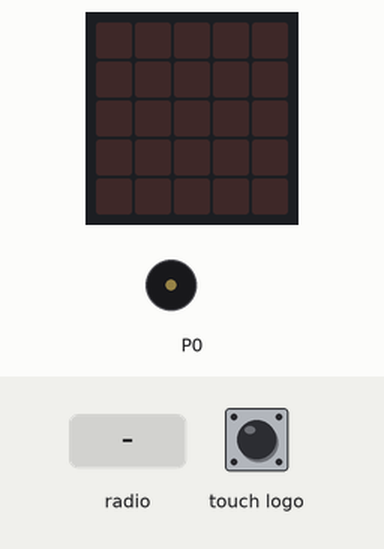
This program was run on a simulated BBC micro:bit (MakeCode). Parts: the board's 5×5 LED display, buzzer (waves = sounding). Inputs (shaded band) come from the test bench. No radio messages arrive unless stated (any console line starting 'radio sent:' is added by the test bench); what the program prints to the serial console is not drawn.

Above: at 1.2 s.
1.3 s: radio message "0" arrives
At 1.5 s:
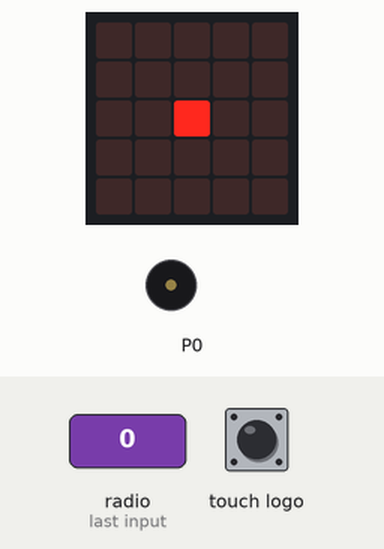
3.3 s: radio message "2" arrives
At 3.5 s:
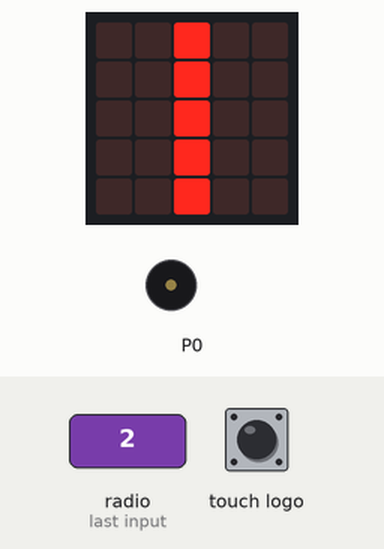
5.2 s: radio message "3" arrives
At 5.4 s:
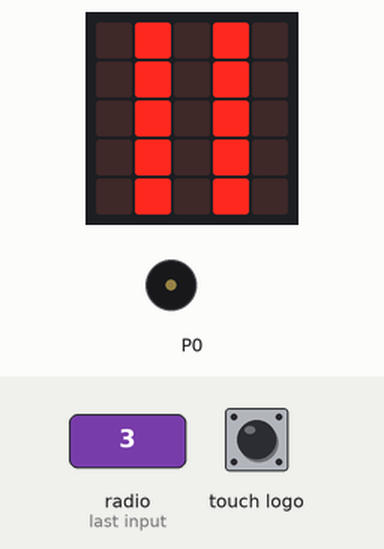
7.1 s: radio message "1" arrives
At 7.9 s:
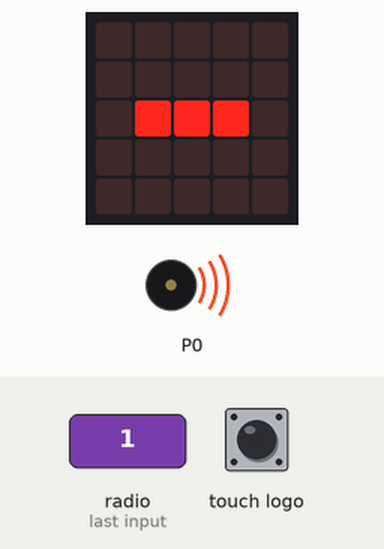
Timing chart, 0 to 10.1 s (numbered marks = the images above; inputs shaded):
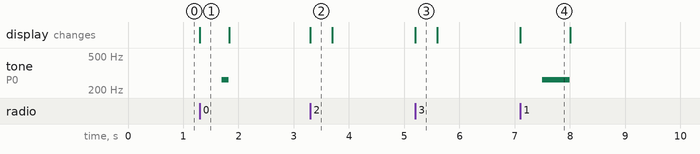

Measured:
- after the input at 1.3 s, tone on P0: silent → 262 Hz after 0.40 s, → silent 0.13 s later; the display: changes at once (image 1)
- after the input at 3.3 s, the display: changes at once (image 2)
- after the input at 5.2 s, the display: changes at once (image 3)
- after the input at 7.1 s, tone on P0: silent → 262 Hz after 0.40 s, → silent 0.50 s later; the display: changes at once (image 4)
- what the display in image 1 shows lasts 0.5 s, from 1.3 s to 1.8 s
- what the display in image 2 shows lasts 0.4 s, from 3.3 s to 3.7 s
- what the display in image 4 shows lasts 0.9 s, from 7.1 s to 8.0 s

The program:

main.ts
```typescript
radio.onReceivedNumber(function (receivedNumber) {
    if (receivedNumber == 0) {
        basic.showLeds(`
            . . . . .
            . . . . .
            . . # . .
            . . . . .
            . . . . .
            `)
        music.playTone(262, music.beat(BeatFraction.Quarter))
    } else if (receivedNumber == 2) {
        basic.showLeds(`
            . . # . .
            . . # . .
            . . # . .
            . . # . .
            . . # . .
            `)
    } else if (receivedNumber == 3) {
        basic.showLeds(`
            . # . # .
            . # . # .
            . # . # .
            . # . # .
            . # . # .
            `)
    } else {
        basic.showLeds(`
            . . . . .
            . . . . .
            . # # # .
            . . . . .
            . . . . .
            `)
        music.playTone(262, music.beat(BeatFraction.Whole))
    }
    basic.clearScreen()
})
input.onLogoEvent(TouchButtonEvent.LongPressed, function () {
    radio.sendNumber(1)
})
input.onGesture(Gesture.ScreenDown, function () {
    radio.sendNumber(3)
})
input.onLogoEvent(TouchButtonEvent.Pressed, function () {
    radio.sendNumber(0)
})
input.onGesture(Gesture.ScreenUp, function () {
    radio.sendNumber(2)
})
```

test.ts
```typescript
// i test vanno qui; questi non saranno compilati quando questo pacchetto viene usato come estensione.
```
